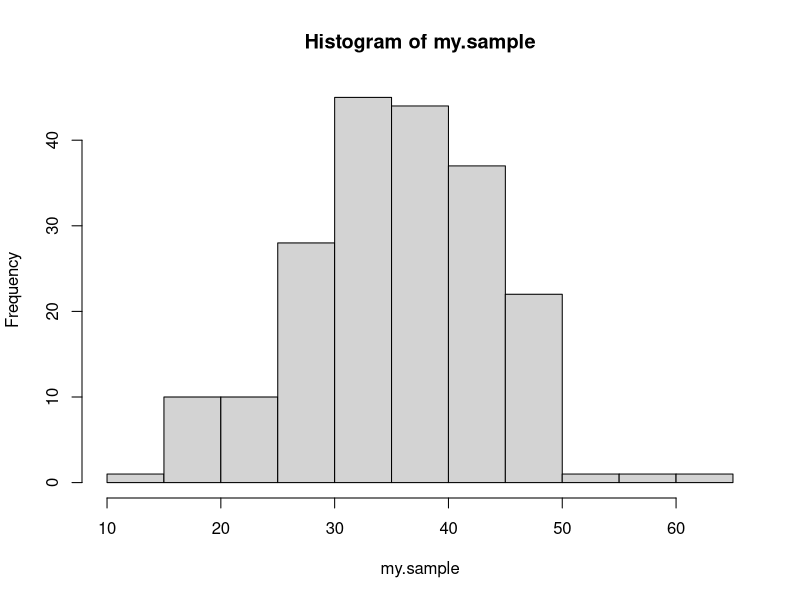
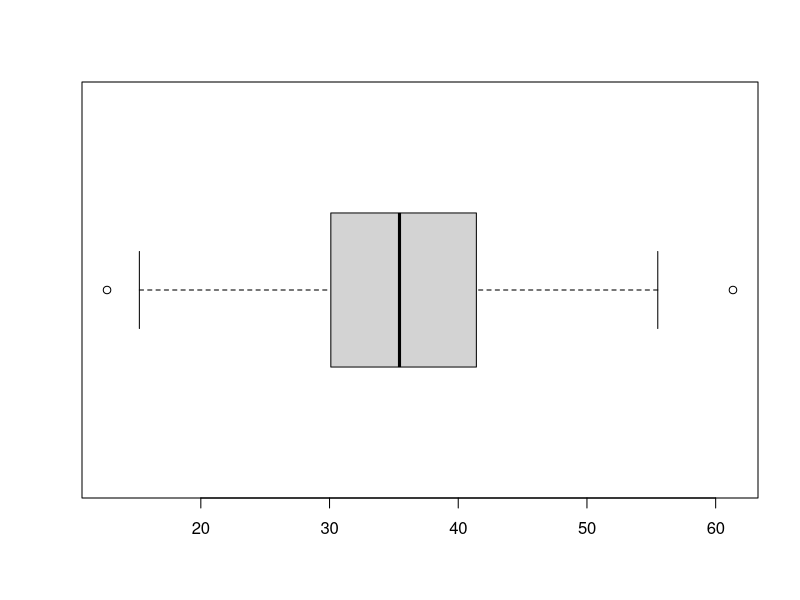
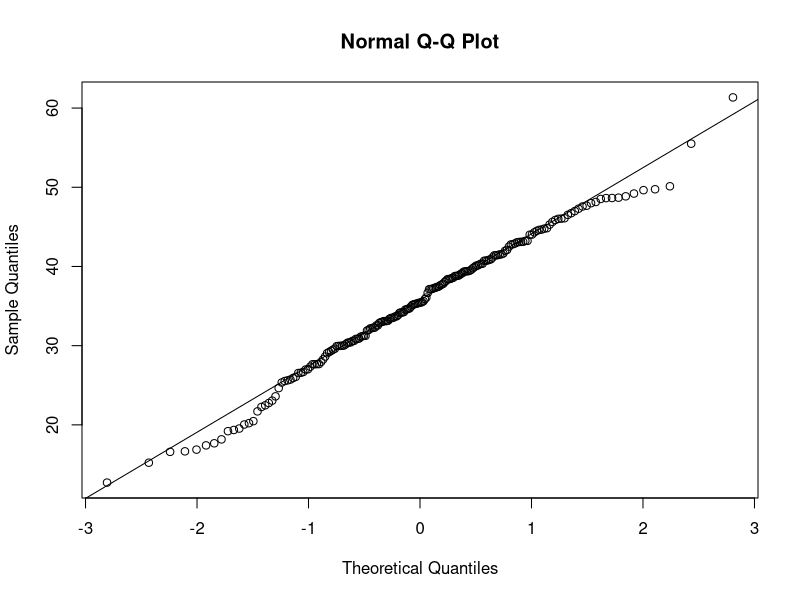
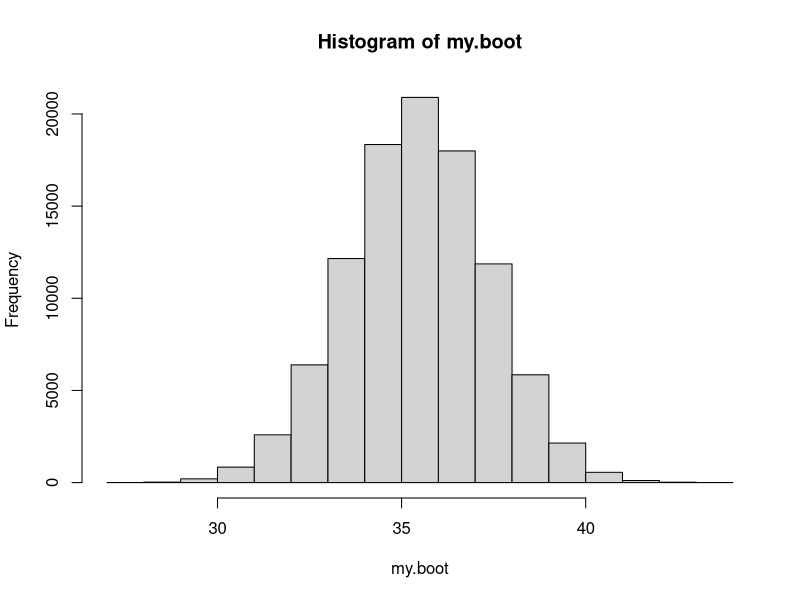
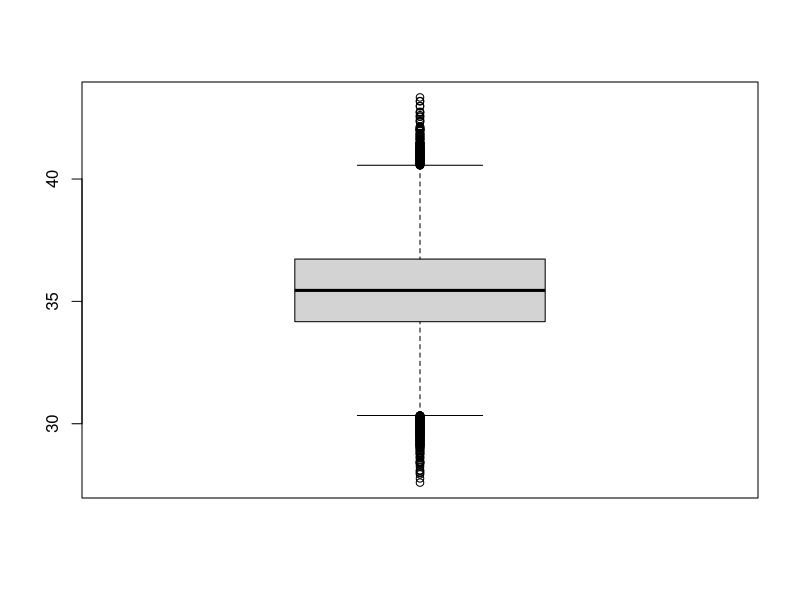
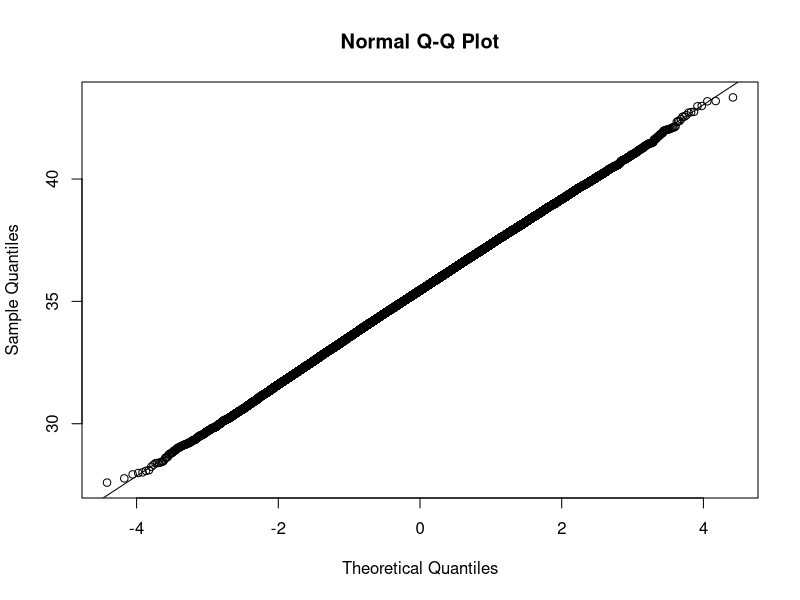

Write the R code that produced these figures, in order.
## ---- chunk 1
my.sample <- rnorm(200,36, 8)
print(my.sample)
hist(my.sample)
print(sample.mean <- mean(my.sample))
print(sample.sd <- sd(my.sample))
boxplot(my.sample, horizontal=T)
qqnorm(my.sample)
qqline(my.sample)

b<- 10^5
my.boot<-numeric(b)

for (i in 1:b)
{
  x<-sample(my.sample,20 ,replace = T)
    my.boot[i] <- mean(x)
}
hist(my.boot)
boxplot(my.boot)
qqnorm(my.boot)
qqline(my.boot)
mean(my.boot)
sd(my.boot)
